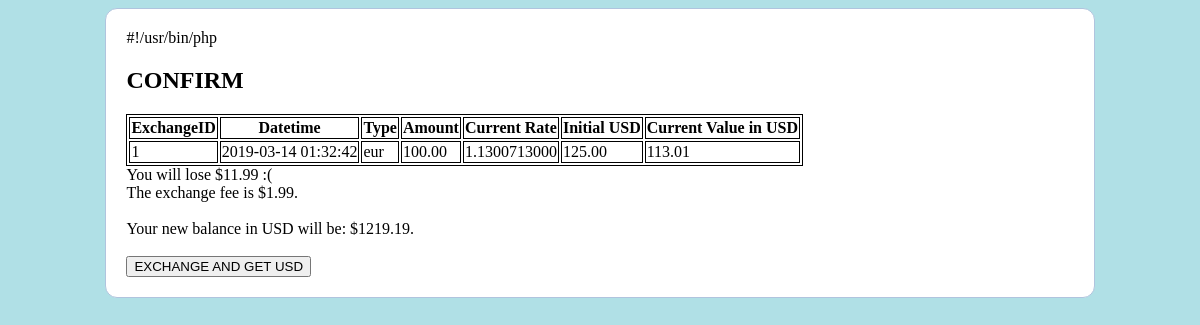
The page /tradeform.php?trade=1 on the database as committed earlier.
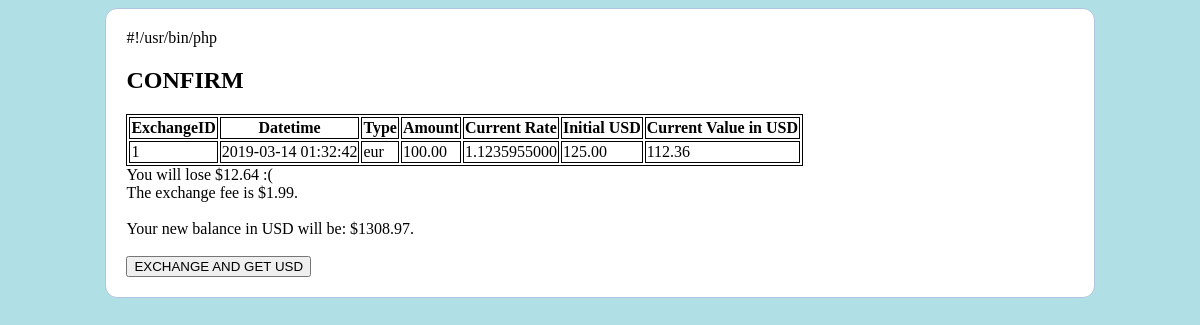
The same page on the database as committed later.
### tables this page shows
CREATE TABLE `exchanges` (
  `exchangeid` int(11) NOT NULL AUTO_INCREMENT,
  `userid` int(11) NOT NULL,
  `toCurr` varchar(3) NOT NULL,
  `amount` decimal(15,2) NOT NULL,
  `datetime` timestamp NOT NULL DEFAULT CURRENT_TIMESTAMP,
  `initialUSD` decimal(10,2) DEFAULT NULL,
  `currentUSD` decimal(10,2) DEFAULT NULL,
  `rate` decimal(11,10) DEFAULT NULL,
  `status` varchar(1) DEFAULT NULL,
  PRIMARY KEY (`exchangeid`)
);

CREATE TABLE `user` (
  `userid` int(11) NOT NULL AUTO_INCREMENT,
  `username` varchar(250) NOT NULL,
  `password` varchar(255) NOT NULL,
  `email` varchar(100) NOT NULL,
  `curr_bal` decimal(6,2) NOT NULL DEFAULT '0.00',
  PRIMARY KEY (`userid`)
);

### tradeform.php (the view, shortened to what this page needs)
<!DOCTYPE html>
<html>
<head>
</head>
<body>
<form action="testRabbitMQClient.php">
<?php
include ("functions.php");
$xid =$_GET['trade'];
$db = connectDB();
$s = "select * from exchanges where exchangeid='$xid' ";
($t = mysqli_query ( $db  , $s))  or die (mysqli_error($db));
print "<h2>CONFIRM</h2>";
print "<table id='portfolio'>";
		print "<tr> <th>ExchangeID</th> <th>Datetime</th> <th>Type</th> <th>Amount</th> <th>Current Rate</th> <th>Initial USD</th> <th>Current Value in USD</th> </tr>";
		while( $w = mysqli_fetch_array($t, MYSQLI_ASSOC))
		  {
			$userid = $w["userid"];
			  $toCurr = $w ["toCurr"];
			  $amount = $w ["amount"];
			  $datetime = $w ["datetime"];
			  $exchangeID = $w["exchangeid"];
			$rate = $w["rate"];
			$initialUSD = $w["initialUSD"];
			$currentUSD = $w["currentUSD"];
			  print   "<tr>";
			  print   "<td> $exchangeID</td>"  ;
			  print   "<td> $datetime</td>"  ;
			  print   "<td> $toCurr</td>"  ;
			  print   "<td> $amount</td>"  ;
			print   "<td> $rate</td>"  ;
			  print   "<td>$initialUSD</td>"  ;
			print   "<td>$currentUSD</td>"  ;
			  print   "</tr>";
		  }
  print "</table>";
$s = "select * from user where userid = '$userid'";
($t = mysqli_query ( $db  , $s))  or die (mysqli_error($db));
while ( $r = mysqli_fetch_array($t, MYSQLI_ASSOC))
	{
			$currbal= $r["curr_bal"];
			$newbal = $currbal + $currentUSD;
	}
$result = $currentUSD -$initialUSD;
$absVal = abs($result);
if( $result <0){
	print "You will lose $$absVal :( ";
}else{
	print "You will make $$result!";
}
print "<br>The exchange fee is \$1.99.<br>";
print "<br>Your new balance in USD will be: $$newbal.<br>";
?>
<br><button type='submit' name= 'type' value = 'Update'>EXCHANGE AND GET USD</button>
</form>
</body>
</html>

Rows that differ between the two databases and show on the page:
changed exchanges "eur": rate "1.1300713000" → "1.1235955000"; currentUSD "113.01" → "112.36"; absVal "11.99" → "12.64"
changed user: curr_bal.currentUSD "1219.19" → "1308.97"
